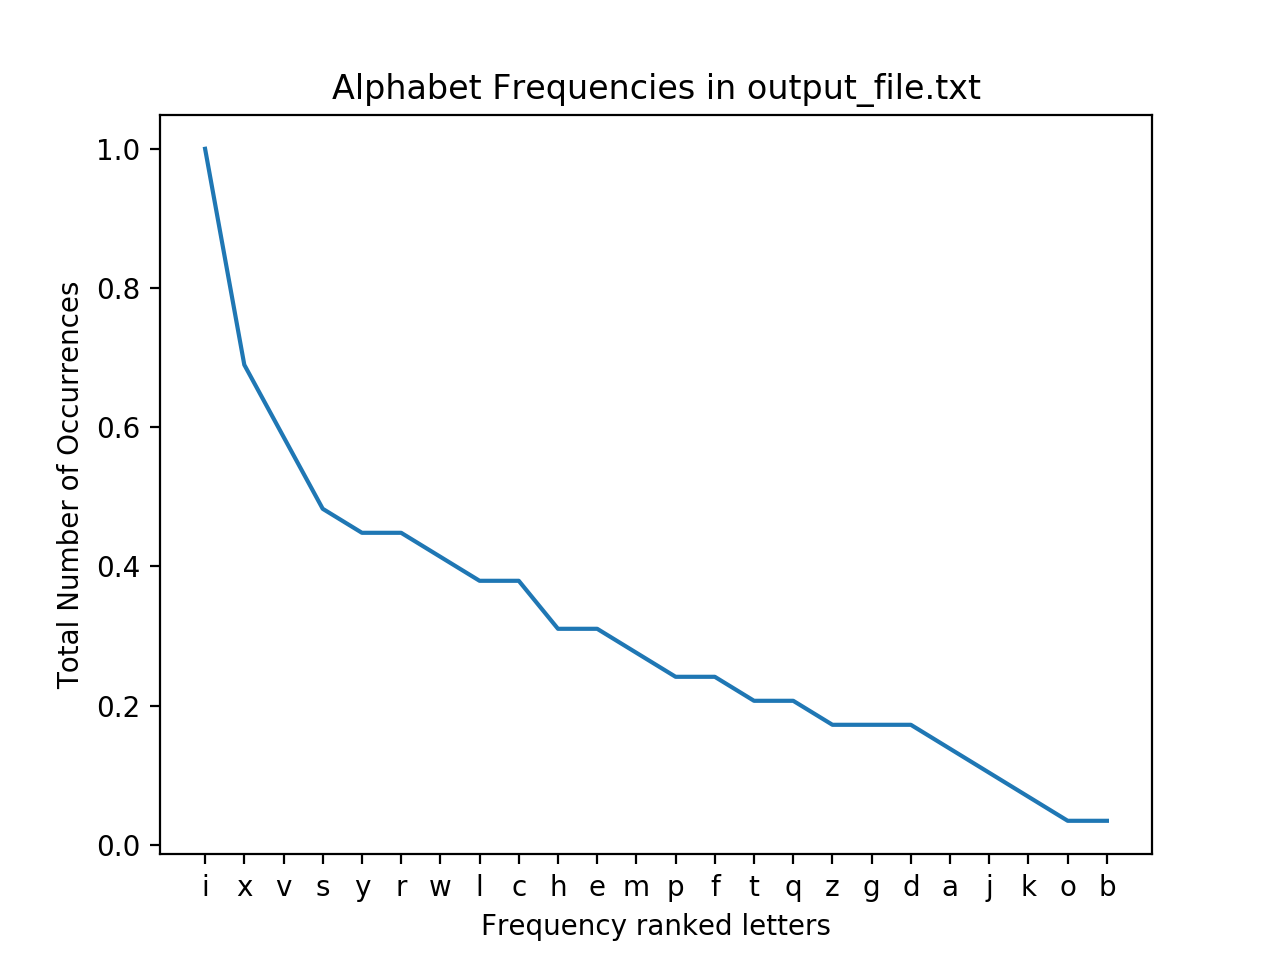

Write the Python code that produced this figure.
from collections import defaultdict
import matplotlib.pyplot as plt

data = open("input_file.txt", "r")
text = data.readline().rstrip('\n')
print(text)
key = 4

def encrypt(text,key):
 result = ""
 for i in range(len(text)):
    char = text[i]
    if char == ' ':
        result += ' '
    elif char.isupper():
        result += chr((ord(char) + key-65) % 26 + 65)
    else:
        result += chr((ord(char) + key - 97) % 26 + 97)
 return result


def countletters(file):
    results = defaultdict(int)
    for line in file:
        for char in line:
            c = char.lower()
            if c!=' ': results[c] += 1
    return results

ex= open("output_file.txt","w")
ex.write(encrypt(text,key))
ex.close()
print(encrypt(text , key))
#####

filename = "output_file.txt"
file = open(filename, encoding="utf8")
d=countletters(file)
key_max = max(d.keys(), key=(lambda k: d[k]))
d = {k: v / d[key_max] for k, v in d.items()}
plt.title("Alphabet Frequencies in " + filename)
plt.ylabel("Total Number of Occurrences")
plt.xlabel("Frequency ranked letters")
lists = sorted((value, key) for (key,value) in d.items())
lists =sorted(lists, reverse=True)
print(d)
y, x = zip(*lists) # unpack a list of pairs into two tuples

plt.plot(x, y)
plt.show()
